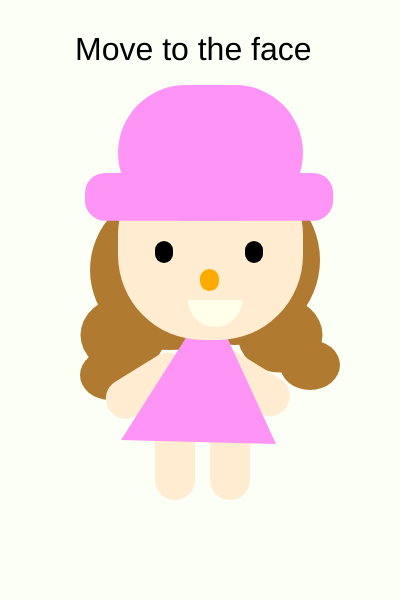
Frame 1 (no input)
Frame 60 (no input): identical to frame 1, image omitted
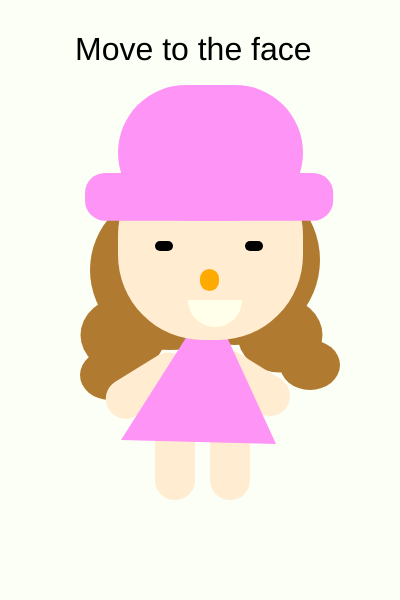
Frame 120 (the mouse pressed at the canvas centre since frame 60)

The p5.js sketch that drew these frames (run headless with seeded random() and noise() and a simulated clock; from frame 60 on, the mouse is pressed at the canvas centre):

// p5.js sketch
// ── sketch.js
function setup() {
  // 
  createCanvas(400, 600);
  background('#FCFFF5');
  noStroke();
  colorMode(HSB);
  radians(degrees);  
  noStroke();
  
}

function draw() {
  background('#FCFFF5'); 
  fill(35,72,69);
  circle(170,270,160);
  ellipse(123,335,85,75);
  push();
  rotate(90);
  ellipse(100,375,60,50);
  pop();
  circle(235,260,170);
  ellipse(280,335,85,75);
  ellipse(110,375,60,50);
  ellipse(310,365,60,50);

  push();
  fill(35, 18, 100);
  translate(width/2,height/2,);
  rotate(-45);
  rect(-65,40,40,90,50);
  pop();
  push();
  translate(width/2,height/2,);
  fill(35, 18, 100);
  rotate(45);
  rect(25,45,40,90,50);
  pop();
  
  push();
  translate(width / 2, height / 2);
  fill("#FFECD1");
  rect(10,110,40,90,50);
  rect(-45,110,40,90,50);
  pop();
  
  fill("rgb(255,148,247)");
  triangle((width / 2+10),height / 2,121,440,276,444);
  
  fill(35, 18, 100); 
  rect(118, 150, 185, 190,85);

  drawEyes(); 
  
  fill(40,100,100);
  rect(width/2, 269, 19, 22,80); 
  
  push();
  fill(210, 50, 50); 
  blendMode(ADD);
  fill(1, 1, 10); 
  arc(215, 300, 54, 54, TWO_PI, PI);
  pop();
  

  fill("rgb(255,148,247)");
  rect(118, 85, 185, 135.65, 68);  
  rect(85, 173, 248.16, 47.72, 20);
  
  textSize(32);
  fill('#000000'); 
  text("Move to the face",75,60); 
}


function drawEyes() {
  fill(0, 0, 0); 
  
  if (mouseX > 118 && mouseX < 303 && mouseY > 150 && mouseY < 340) {   
    rect(155, 241, 18, 10, 80); // left 
    rect(width-155, 241, 18, 10, 80); // 
  } else {
    // Normal eyes
    rect(155, 241, 18, 22,80); 
    rect(width-155, 241, 18, 22,80); 
  }
}
